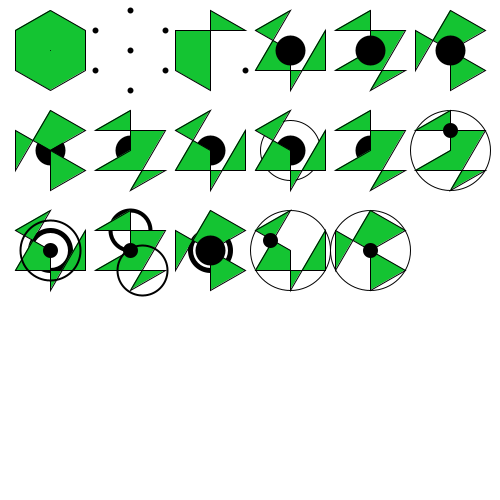
Frame 1 (no input)
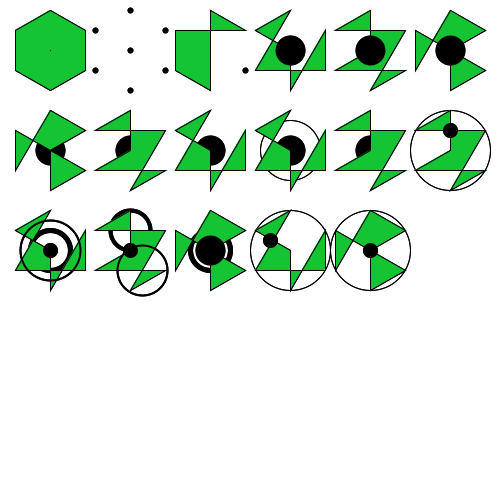
Frame 2 (the mouse pressed at the canvas centre, redrawn once)

The Processing sketch that drew these frames (run headless with seeded random() and noise(); the mouse was pressed at the canvas centre and the sketch redrawn once):

// Processing sketch: processing_86306
// ── processing_86306.pde

void setup()
{
  size(500,500);
  background(255);
  smooth();
}

void draw()
{
  fill(#14C432);
  
  /*
modèle de base
//polygone à 6 côtés
beginShape();
//point dans le sens horaire en patant de celui le plus haut
vertex(50, 10);
vertex(85, 30);
vertex(85, 70);
vertex(50, 90);
vertex(15, 70);
vertex(15, 30);
endShape(CLOSE);

//centre du polygone
point(50,50);
*/

//1
beginShape();
//point dans le sens horaire en patant de celui le plus haut
vertex(50, 10);
vertex(85, 30);
vertex(85, 70);
vertex(50, 90);
vertex(15, 70);
vertex(15, 30);
endShape(CLOSE);

//centre du polygone
point(50,50);
  
//2
translate(80,0);

strokeWeight(6);

point(50, 10);
point(85, 30);
point(85, 70);
point(50, 90);
point(15, 70);
point(15, 30);

point(50,50);

//3
translate(80,0);

strokeWeight(1);

beginShape();
vertex(85, 30);
vertex(50, 10);

strokeWeight(6);
point(85, 70);
strokeWeight(1);

vertex(50, 90);
vertex(15, 70);
vertex(15, 30);
endShape(CLOSE);

point(50,50);

//4
translate(80,0);

beginShape();
vertex(50, 10);
vertex(15, 70);
vertex(85, 70);
vertex(85, 30);
vertex(50, 90);
vertex(50,50);
vertex(15, 30);
endShape(CLOSE);

strokeWeight(30);
point(50,50);
strokeWeight(1);

//5
translate(80,0);

beginShape();
vertex(50, 10);
vertex(50,50);
vertex(15, 70);
vertex(85, 70);
vertex(50, 90);
vertex(85, 30);
vertex(15, 30);
endShape(CLOSE);

strokeWeight(30);
point(50,50);
strokeWeight(1);

//6
translate(80,0);

beginShape();
vertex(15, 70);
vertex(50, 10);
vertex(85, 30);
vertex(50,50);
vertex(50, 90);
vertex(85, 70);
vertex(15, 30);
endShape(CLOSE);

strokeWeight(30);
point(50,50);
strokeWeight(1);

//7
translate(-400,100);

strokeWeight(30);
point(50,50);
strokeWeight(1);

beginShape();
vertex(15, 70);
vertex(50, 10);
vertex(85, 30);
vertex(50,50);
vertex(50, 90);
vertex(85, 70);
vertex(15, 30);
endShape(CLOSE);

//8
translate(80,0);

strokeWeight(30);
point(50,50);
strokeWeight(1);

beginShape();
vertex(50, 10);
vertex(50,50);
vertex(15, 70);
vertex(85, 70);
vertex(50, 90);
vertex(85, 30);
vertex(15, 30);
endShape(CLOSE);

//9
translate(80,0);

strokeWeight(30);
point(50,50);
strokeWeight(1);

beginShape();
vertex(50, 10);
vertex(15, 70);
vertex(85, 70);
vertex(85, 30);
vertex(50, 90);
vertex(50,50);
vertex(15, 30);
endShape(CLOSE);

//10
translate(80,0);

strokeWeight(30);
point(50,50);
strokeWeight(1);

noFill();
ellipse(50,50,60,60);

fill(#14C432);

beginShape();
vertex(50, 10);
vertex(15, 70);
vertex(85, 70);
vertex(85, 30);
vertex(50, 90);
vertex(50,50);
vertex(15, 30);
endShape(CLOSE);

//11
translate(80,0);

strokeWeight(30);
point(50,50);
strokeWeight(1);

beginShape();
vertex(50, 10);
vertex(50,50);
vertex(15, 70);
vertex(85, 70);
vertex(50, 90);
vertex(85, 30);
vertex(15, 30);
endShape(CLOSE);

//12
translate(80,0);

noFill();
ellipse(50,50,80,80);

fill(#14C432);

beginShape();
vertex(50, 10);
vertex(50,50);
vertex(15, 70);
vertex(85, 70);
vertex(50, 90);
vertex(85, 30);
vertex(15, 30);
endShape(CLOSE);

strokeWeight(15);
point(50,30);
strokeWeight(1);

//13
translate(-400,100);

strokeWeight(5);
noFill();
ellipse(50,50,40,40);
strokeWeight(1);

fill(#14C432);

beginShape();
vertex(50, 10);
vertex(15, 70);
vertex(85, 70);
vertex(85, 30);
vertex(50, 90);
vertex(50,50);
vertex(15, 30);
endShape(CLOSE);

strokeWeight(15);
point(50,50);
strokeWeight(1);

noFill();
strokeWeight(2);
ellipse(50,50,60,60);
strokeWeight(1);

fill(#14C432);

//14
translate(80,0);

noFill();
strokeWeight(4);
ellipse(50,30,40,40);
strokeWeight(1);

fill(#14C432);

beginShape();
vertex(50, 10);
vertex(50,50);
vertex(15, 70);
vertex(85, 70);
vertex(50, 90);
vertex(85, 30);
vertex(15, 30);
endShape(CLOSE);

strokeWeight(15);
point(50,50);
strokeWeight(1);

noFill();
strokeWeight(2);
ellipse(62,70,50,50);
strokeWeight(1);
fill(#14C432);

//15
translate(80,0);

strokeWeight(5);
noFill();
ellipse(50,50,40,40);
strokeWeight(1);

fill(#14C432);

beginShape();
vertex(15, 70);
vertex(50, 10);
vertex(85, 30);
vertex(50,50);
vertex(50, 90);
vertex(85, 70);
vertex(15, 30);
endShape(CLOSE);

strokeWeight(30);
point(50,50);
strokeWeight(1);

//16
translate(80,0);

noFill();
ellipse(50,50,80,80);

fill(#14C432);

beginShape();
vertex(50, 10);
vertex(15, 70);
vertex(85, 70);
vertex(85, 30);
vertex(50, 90);
vertex(50,50);
vertex(15, 30);
endShape(CLOSE);

strokeWeight(15);
point(30,40);
strokeWeight(1);

//17
translate(80,0);

noFill();
ellipse(50,50,80,80);

fill(#14C432);

beginShape();
vertex(15, 70);
vertex(50, 10);
vertex(85, 30);
vertex(50,50);
vertex(50, 90);
vertex(85, 70);
vertex(15, 30);
endShape(CLOSE);

strokeWeight(15);
point(50,50);
strokeWeight(1);

noLoop();
}
